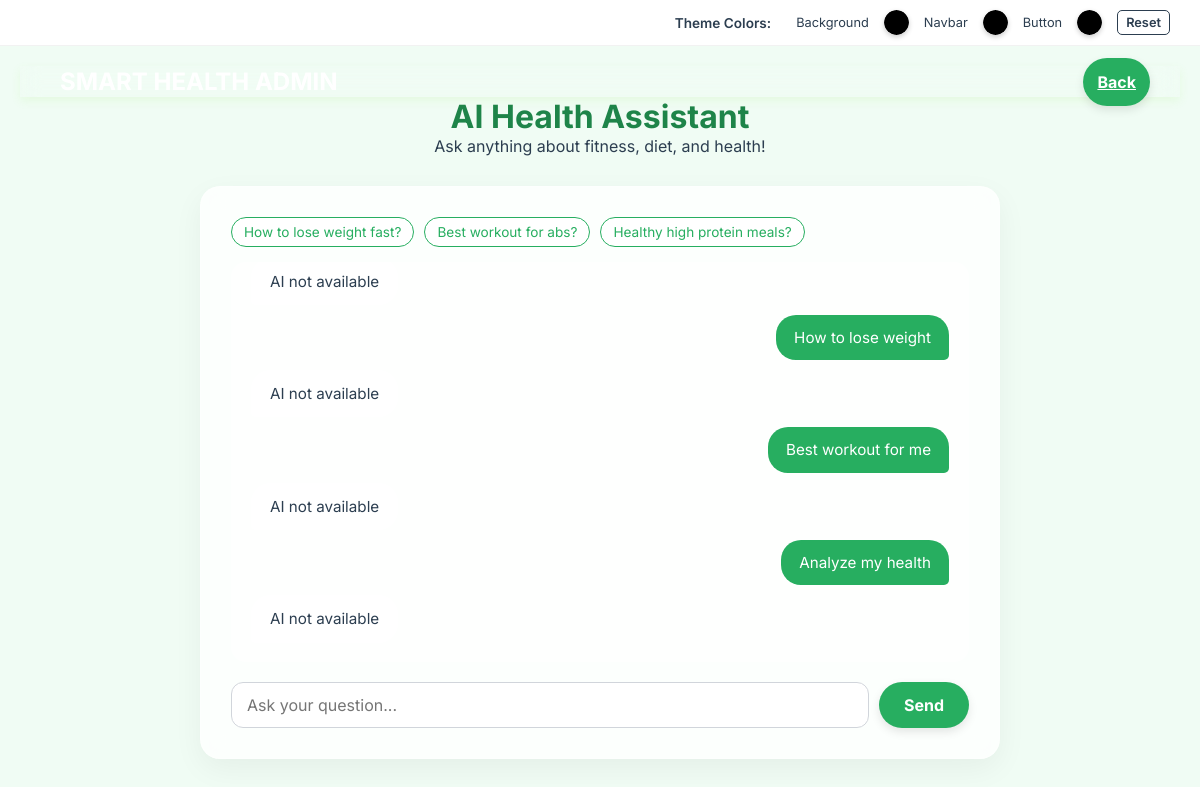
Page /ai (signed in) on the committed database.
### tables this page shows
CREATE TABLE chat_history (
    id INTEGER PRIMARY KEY AUTOINCREMENT,
    user TEXT,
    message TEXT,
    response TEXT,
    created_at TIMESTAMP DEFAULT CURRENT_TIMESTAMP
     );

### app.py (the view)
@app.route('/ai')
def ai():
    if 'user' not in session:
        return redirect(url_for('login'))
    conn = sqlite3.connect("database.db")
    c = conn.cursor()
    c.execute("SELECT message, response FROM chat_history WHERE user=? ORDER BY id DESC LIMIT 10", (session['user'],))
    chats = c.fetchall()
    conn.close()
    messages = []
    for msg, res in chats:
        messages.append({"sender": "user", "text": msg})
        messages.append({"sender": "ai", "text": res})
    return render_template("ai.html", messages=messages)

### templates/ai.html (shortened to what this page needs)
{% extends "base.html" %}
{% block content %}
<nav class="navbar">
        <div class="navbar-brand">
        </div>
        <div class="navbar-actions">
            <a href="/dashboard" class="btn btn-outline"> Back</a>
        </div>
    </nav>
<div class="dashboard-header" style="text-align: center;">
  <h1 style="color: var(--accent-color);">AI Health Assistant</h1>
  <p>Ask anything about fitness, diet, and health!</p>
</div>
<div style="max-width: 800px; margin: 0 auto;">
  <div class="glass-card">
    <div class="quick-chips">
      <div class="chip" onclick="askQuestion('How to lose weight fast?')">How to lose weight fast?</div>
      <div class="chip" onclick="askQuestion('Best workout for abs?')">Best workout for abs?</div>
      <div class="chip" onclick="askQuestion('Healthy high protein meals?')">Healthy high protein meals?</div>
    </div>
    <div class="chat-window" id="chatBox">
      {% for msg in messages %}
        <div class="chat-bubble {{ 'chat-user' if msg.sender == 'user' else 'chat-ai' }}">
          {{ msg.text }}
        </div>
      {% endfor %}
    </div>
    <div class="chat-input">
      <input type="text" id="userInput" class="input-control" placeholder="Ask your question..." onkeypress="handleEnter(event)">
      <button class="btn" style="width: auto; padding: 0 25px;" onclick="sendMessage()">Send</button>
    </div>
  </div>
</div>
{% endblock %}

### static/css/style.css (style rules this page uses)
:root { --bg-color: #f0fcf4; --nav-color: #ffffff; --btn-color: #27ae60; --btn-hover: #2ecc71; --text-dark: #2c3e50; --text-light: #ffffff; --card-bg: rgba(255, 255, 255, 0.8); --card-border: rgba(255, 255, 255, 0.3); --accent-color: #1e8449; }
* { margin: 0; padding: 0; box-sizing: border-box; font-family: 'Inter', sans-serif; transition: background 0.3s ease, border-color 0.3s ease; }
body { background-color: var(--bg-color); color: var(--text-dark); min-height: 100vh; display: flex; flex-direction: column; }
.navbar { background-color: var(--nav-color); box-shadow: 0 4px 15px rgba(0,0,0,0.05); padding: 15px 30px; display: flex; justify-content: space-between; align-items: center; position: sticky; top: 0; z-index: 100; backdrop-filter: blur(10px); }
.glass-card { background: var(--card-bg); backdrop-filter: blur(12px); -webkit-backdrop-filter: blur(12px); border: 1px solid var(--card-border); border-radius: 20px; box-shadow: 0 10px 30px rgba(0, 0, 0, 0.05); padding: 30px; }
.input-control { width: 100%; padding: 12px 15px; border-radius: 12px; border: 1px solid #d1d5db; outline: none; font-size: 1rem; background: #fff; transition: border-color 0.3s, box-shadow 0.3s; }
.btn { width: 100%; padding: 14px; border: none; border-radius: 25px; background-color: var(--btn-color); color: var(--text-light); font-size: 1rem; font-weight: 700; cursor: pointer; transition: all 0.3s ease; box-shadow: 0 4px 10px rgba(0,0,0,0.1); }
.dashboard-header { margin-bottom: 30px; }
.chat-window { height: 400px; overflow-y: auto; padding: 20px; background: rgba(255,255,255,0.5); border-radius: 15px; margin-bottom: 20px; display: flex; flex-direction: column; gap: 10px; }
.chat-bubble { padding: 12px 18px; border-radius: 20px; max-width: 80%; font-size: 0.95rem; line-height: 1.4; }
.chat-user { align-self: flex-end; background-color: var(--btn-color); color: white; border-bottom-right-radius: 5px; }
.chat-ai { align-self: flex-start; background-color: white; border: 1px solid var(--card-border); color: var(--text-dark); border-bottom-left-radius: 5px; }
.chat-input { display: flex; gap: 10px; }
.chat-input input { flex: 1; }
.quick-chips { display: flex; flex-wrap: wrap; gap: 10px; margin-bottom: 15px; }
.chip { background: white; border: 1px solid var(--btn-color); color: var(--btn-color); padding: 6px 12px; border-radius: 15px; font-size: 0.85rem; cursor: pointer; transition: all 0.2s; }

### templates/ai.html (style rules this page uses)
.navbar { background-color: var(--border-color); color: var(--text-light); padding: 1px 30px; display: flex; justify-content: space-between; align-items: center; box-shadow: 0 4px 10px rgba(140, 234, 68, 0.1); }
.navbar-brand { font-size: 24px; font-weight: 700; display: flex; align-items: center; gap: 10px; }

### rows in the picture
chat_history: text "AI not available"
chat_history: text "How to lose weight", text "AI not available"
chat_history: text "Best workout for me", text "AI not available"
chat_history: text "Analyze my health", text "AI not available"
